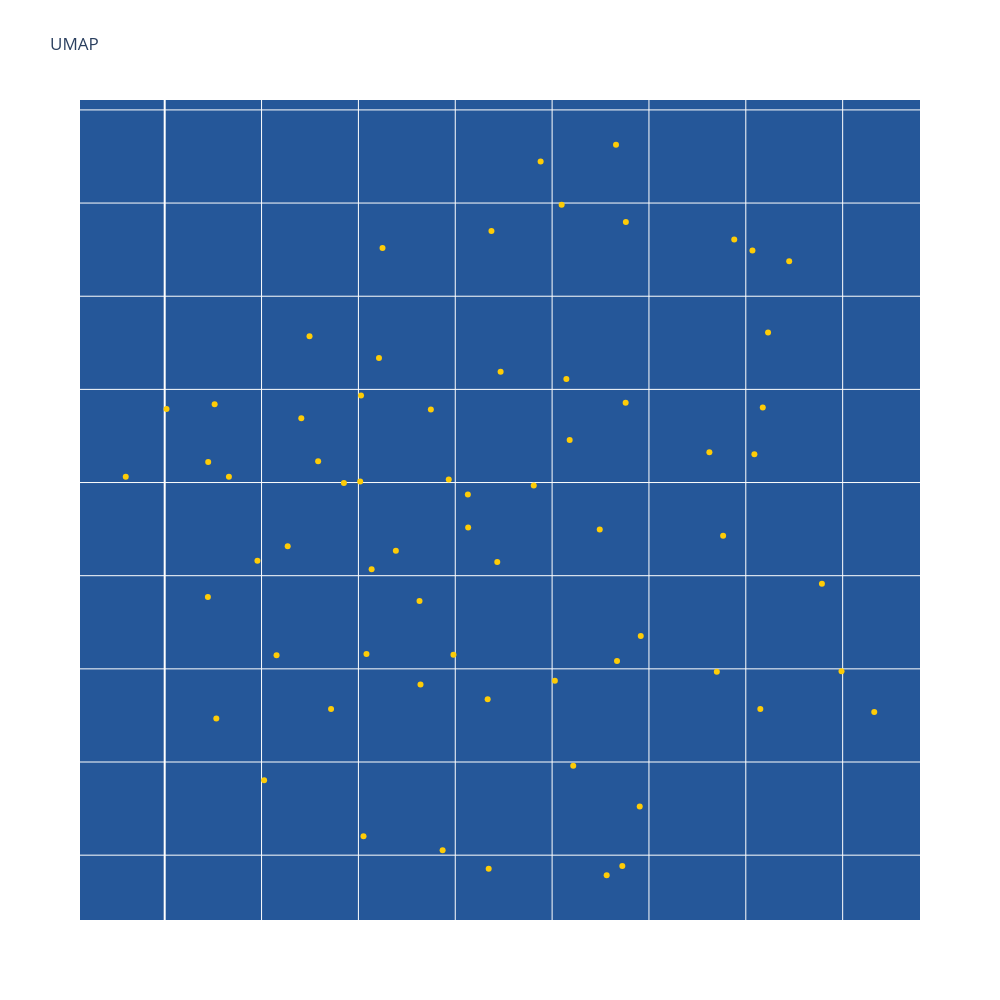

The cell this chart's notebook holds for it:
### Markdown cell above
# Uniform Manifold Approximation and Projection (UMAP)
UMAP is a non-linear dimensionality reduction technique that has more power than PCA.

### Code cell
# Set up UMAP
umap_embeddings = UMAP().fit_transform(feature_matrix) # UMAP is running on the raw data

# Run 2D UMAP plot
# Here, we can manually subset faculty and then rerun the UMAP. This gives us more power to "zoom in". Later, can make this process more automated.
umap_embeddings_df = pd.DataFrame(umap_embeddings, columns=["V1", "V2"])
umap_embeddings_df['Faculty_Full_Name'] = raw_data['Faculty_Full_Name']
umap_embeddings_df = umap_embeddings_df.merge(top_mesh_terms_df, on='Faculty_Full_Name', how='left')
fig = px.scatter(umap_embeddings_df, x="V1", y="V2", title="UMAP", hover_name="Faculty_Full_Name",
                 hover_data={"V1": False, "V2": False,
                             'Top_Mesh_Terms': True},
                 width=1000, height=1000, color_discrete_sequence=['#fecc07'])
fig_show(fig)

### Figure 1 — Plotly figure (JSON) as saved in the notebook; plotly's stock layout.template omitted (floating-point values rounded to 4 significant figures; data arrays with more than 128 entries replaced by an {"elided": "..."} marker saying what was removed)
{"data": [{"customdata": {"elided": "66 rows, 286 str values in total"}, "hovertemplate": "<b>%{hovertext}</b><br><br>Top_Mesh_Terms=%{customdata[0]}<extra></extra>", "hovertext": ["Acharya, Munjal Mahendra", "Calof, Anne L", "Chen, Lulu Y", "Diaz Alonso, Javier", "Ewell, Laura Ann", "Gall, Christine M", "Hunt, Robert Francis", "Igarashi, Kei", "Lyon, David Christian", "Piomelli, Daniele", "Reinkensmeyer, David J", "Steward, Oswald", "Watanabe Kuwata, Momoko", "Xu, Xiangmin", "Buisson, Remi", "Dai, Xing", "Donovan, Peter J", "Jang, Cholsoon", "Kaiser, Peter", "Kessenbrock, Kai", "Li, Wei", "Liu, Haoping", "Marazzi, Ivan", "Masri, Selma", "Ng, Stanley Wai Kwong", "Qiao, Feng", "Sandmeyer, Suzanne B", "Seldin, Marcus Michael", "Steele, Robert E", "Yokomori, Kyoko", "Baker, Nicholas Edward", "Barbour, Alan G", "Borrelli, Emilia", "Burke, Thomas P", "Byun, Minji", "Goldin, Alan L", "Hertel, Klemens J", "James, Anthony A", "Koyuncu, Orkide", "Marsden, Matthew D", "Mcclelland, Michael", "Semler, Bert L", "Shi, Yongsheng", "Tan, Ming", "Abbott, Geoffrey Winston", "Beier, Kevin T", "Cahalan, Michael", "Davies, David Huw", "Eguchi, Asuka", "Felgner, Philip", "Hicks, Michael Ryan", "Holmes, Todd C", "Huang, Lan", "Jin, Rongsheng", "Jusiak, Barbara", "Kiser, Philip", "Lawson, Devon A", "Marangoni, Francesco", "Othy, Shivashankar", "Pathak, Medha", "Skowronska-Krawczyk, Dorota", "Tombola, Francesco", "Villalta, Sergio Armando", "Wagar, Lisa", "Yu, Alvin", "Monuki, Edwin"], "legendgroup": "", "marker": {"color": "#fecc07", "symbol": "circle"}, "mode": "markers", "name": "", "orientation": "v", "showlegend": false, "type": "scatter", "x": [1.687, 0.2664, 1.124, 2.049, 2.33, 1.941, 2.381, 2.94, 2.246, 1.734, 1.014, 1.106, -0.2011, 3.115, 3.393, 0.5774, 3.663, 2.458, 3.075, 1.435, 0.5132, 0.2246, 2.452, 2.362, 2.335, 3.494, 2.091, 2.014, 0.7477, 1.026, 0.4788, 0.223, 1.316, 1.321, 2.109, 0.7922, 2.85, 0.3314, 3.224, 0.9251, 0.635, 1.374, 2.883, 1.042, 2.074, 2.38, 1.717, 1.466, 0.7051, 0.2578, 1.667, 3.034, 1.565, 1.009, 0.8588, 1.567, 1.673, 2.282, 1.193, 3.044, 1.068, 2.812, 1.491, 1.905, 0.009249, 3.088], "xaxis": "x", "y": [11.85, 9.234, 11.76, 11.99, 12.31, 12.22, 11.9, 11.8, 10.25, 11.09, 10.97, 11.17, 10.53, 11.31, 9.957, 9.573, 9.268, 9.677, 9.285, 8.526, 8.902, 10.61, 8.761, 8.441, 9.542, 9.488, 10.73, 9.437, 11.29, 8.602, 10.08, 9.886, 9.864, 9.416, 8.98, 10.61, 9.485, 10.53, 11.69, 10.5, 10.16, 10.89, 10.21, 9.579, 11.06, 10.93, 10.07, 10.52, 10.85, 10.92, 9.337, 11.75, 10.44, 10.51, 9.284, 10.26, 8.427, 8.392, 10.13, 10.65, 10.03, 10.66, 9.576, 10.48, 10.89, 10.9], "yaxis": "y"}], "layout": {"height": 1000, "legend": {"tracegroupgap": 0}, "plot_bgcolor": "#255799", "title": {"text": "UMAP"}, "width": 1000, "xaxis": {"anchor": "y", "domain": [0, 1], "showticklabels": false, "title": {"text": ""}}, "yaxis": {"anchor": "x", "domain": [0, 1], "showticklabels": false, "title": {"text": ""}}}}
